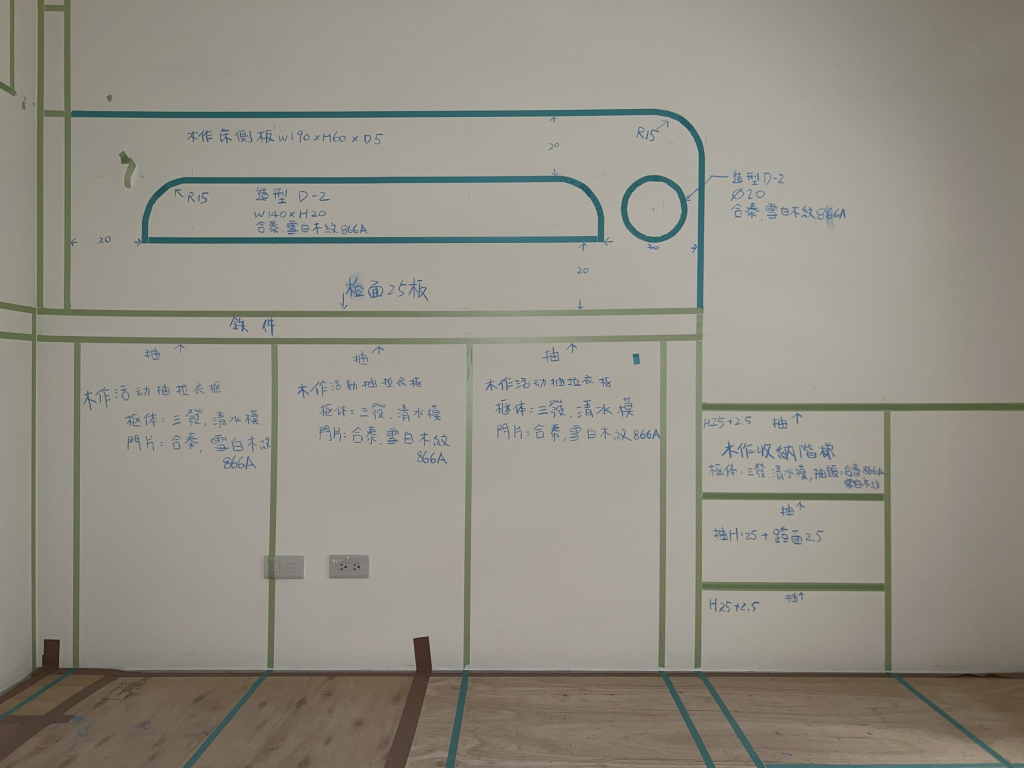
#> input picture 1.jpg, 2048 x 1536 px (shown at 1/2 size); its folder holds only this picture in this run
$ python -i imageio.py   (imports and definitions only)
#> lines starting #> are read from the running program, lines starting #| are printed output that depends on the picture
"""讀寫影像。內部一律為 float32 RGB [0,1]。
JPG/TIFF 為「已編碼」（有相機曲線）；CR3 經 rawpy 為線性，載入後以 sRGB 編碼，
讓後續校準流程一致（校準曲線會自動退化為近似 sRGB 解碼）。
Windows 中文路徑：用 np.fromfile / tofile，不直接用 cv2.imread。"""
from __future__ import annotations
from pathlib import Path
import numpy as np
import cv2

RAW_EXT = {".cr3", ".cr2", ".nef", ".arw", ".dng", ".raf", ".orf", ".rw2"}
IMG_EXT = {".jpg", ".jpeg", ".tif", ".tiff", ".png"} | RAW_EXT


def srgb_to_linear(v: np.ndarray) -> np.ndarray:
    v = np.clip(v, 0, None)
    return np.where(v <= 0.04045, v / 12.92, ((v + 0.055) / 1.055) ** 2.4).astype(np.float32)


def linear_to_srgb(x: np.ndarray) -> np.ndarray:
    x = np.clip(x, 0, None)
    return np.where(x <= 0.0031308, x * 12.92, 1.055 * np.power(x, 1 / 2.4) - 0.055).astype(np.float32)


def luma(rgb: np.ndarray) -> np.ndarray:
    rgb = rgb.astype(np.float32)
    return rgb[..., 0] * 0.2126 + rgb[..., 1] * 0.7152 + rgb[..., 2] * 0.0722


def list_images(folder: str | Path) -> list[Path]:
    return sorted(p for p in Path(folder).iterdir() if p.suffix.lower() in IMG_EXT)


def _read_raw(path: Path) -> np.ndarray:
    import rawpy
    with rawpy.imread(str(path)) as raw:
        rgb = raw.postprocess(use_camera_wb=True, no_auto_bright=True, output_bps=16,
                              gamma=(1, 1), output_color=rawpy.ColorSpace.sRGB)
    return linear_to_srgb(rgb.astype(np.float32) / 65535.0)


def load_image(path: str | Path, max_side: int | None = None) -> np.ndarray:
#> called with path = '../1.jpg'
    path = Path(path)
    if path.suffix.lower() in RAW_EXT:
        rgb = _read_raw(path)
    else:
        buf = np.fromfile(str(path), dtype=np.uint8)
        bgr = cv2.imdecode(buf, cv2.IMREAD_UNCHANGED | cv2.IMREAD_ANYDEPTH)
#> bgr is the input picture: shape (1536, 2048, 3); mean B, G, R 132, 142.8, 146.4
        if bgr is None:
            raise IOError(f"無法讀取：{path}")
        if bgr.ndim == 2:
            bgr = cv2.cvtColor(bgr, cv2.COLOR_GRAY2BGR)
        bgr = bgr[..., :3]
        scale = 65535.0 if bgr.dtype == np.uint16 else 255.0
#> scale = 255
        rgb = cv2.cvtColor(bgr, cv2.COLOR_BGR2RGB).astype(np.float32) / scale
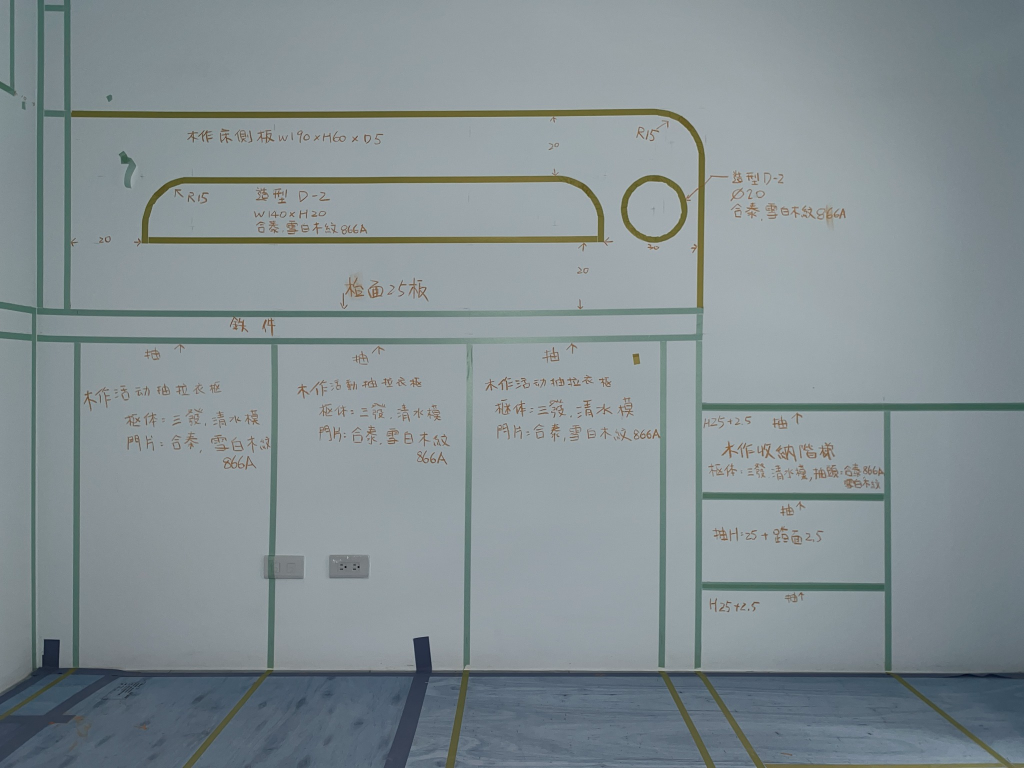
#> rgb: shape (1536, 2048, 3) float32 (shown at 1/2 size); mean B, G, R 0.571, 0.56, 0.521
    if max_side and max(rgb.shape[:2]) > max_side:
        rgb = resize_max(rgb, max_side)
    return rgb


def resize_max(rgb: np.ndarray, max_side: int) -> np.ndarray:
    h, w = rgb.shape[:2]
    s = max_side / max(h, w)
    if s >= 1:
        return rgb
    return cv2.resize(rgb, (round(w * s), round(h * s)), interpolation=cv2.INTER_AREA)


def save_jpg(path: str | Path, rgb: np.ndarray, quality: int = 95) -> None:
    bgr = cv2.cvtColor((np.clip(rgb, 0, 1) * 255 + 0.5).astype(np.uint8), cv2.COLOR_RGB2BGR)
    ok, buf = cv2.imencode(".jpg", bgr, [cv2.IMWRITE_JPEG_QUALITY, quality])
    if not ok:
        raise IOError(f"JPG 編碼失敗：{path}")
    buf.tofile(str(path))


def save_tiff16(path: str | Path, rgb: np.ndarray) -> None:
    bgr = cv2.cvtColor((np.clip(rgb, 0, 1) * 65535 + 0.5).astype(np.uint16), cv2.COLOR_RGB2BGR)
    ok, buf = cv2.imencode(".tif", bgr)
    if not ok:
        raise IOError(f"TIFF 編碼失敗：{path}")
    buf.tofile(str(path))

>>> result = load_image('../1.jpg')

$ run again, on 4.jpg
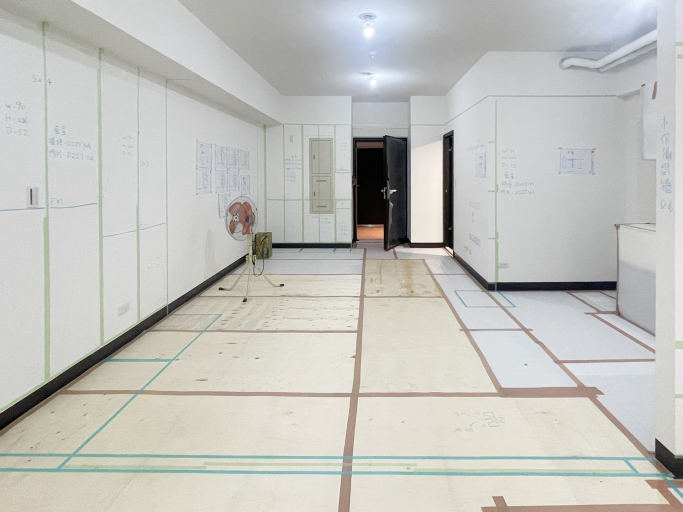
#> input picture 4.jpg, 1365 x 1024 px (shown at 1/2 size)
#> in load_image, bgr is the input picture: shape (1024, 1365, 3); mean B, G, R 189.1, 193.9, 193.9
#> in load_image, `rgb = cv2.cvtColor(bgr, cv2.COLOR_BGR2RGB).astype(np.float32) / scale`:
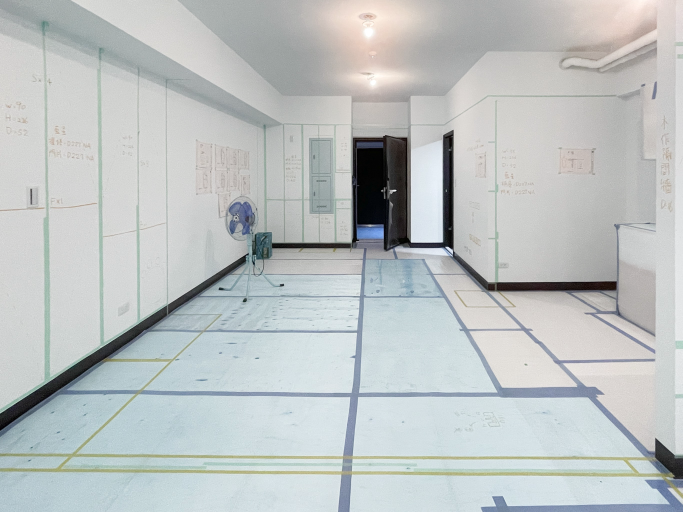
#> rgb: shape (1024, 1365, 3) float32 (shown at 1/2 size); mean B, G, R 0.758, 0.759, 0.74

$ run again, on 5.jpg
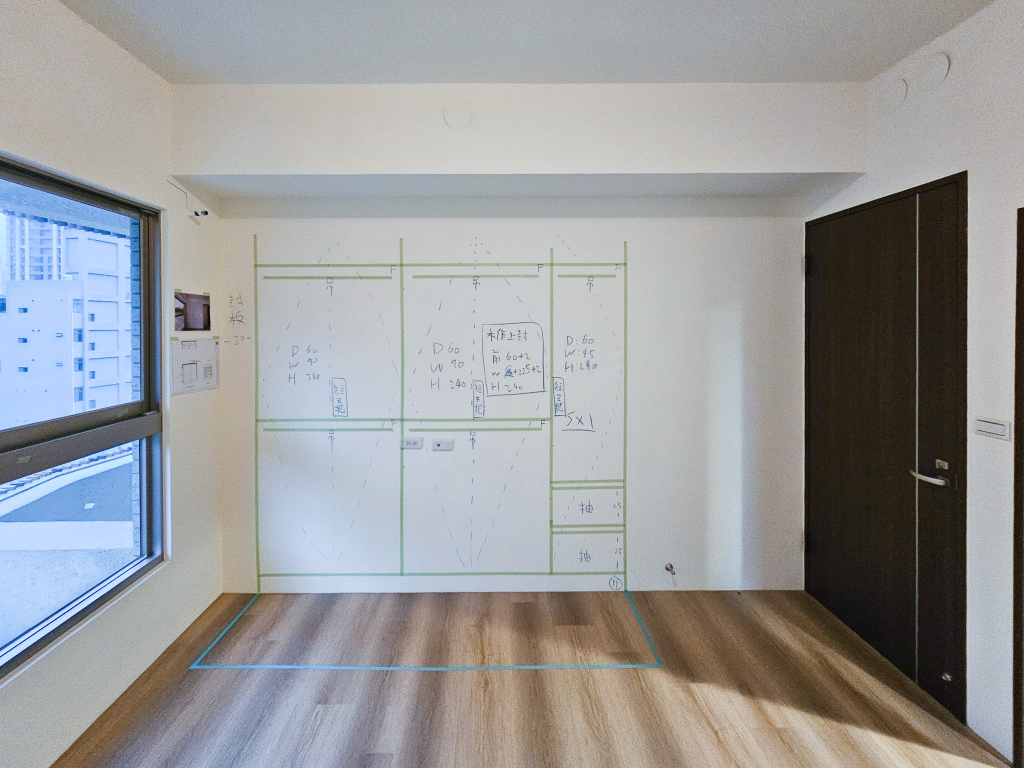
#> input picture 5.jpg, 2048 x 1536 px (shown at 1/2 size)
#> in load_image, bgr is the input picture: shape (1536, 2048, 3); mean B, G, R 155.5, 154.5, 153.7
#> in load_image, `rgb = cv2.cvtColor(bgr, cv2.COLOR_BGR2RGB).astype(np.float32) / scale`:
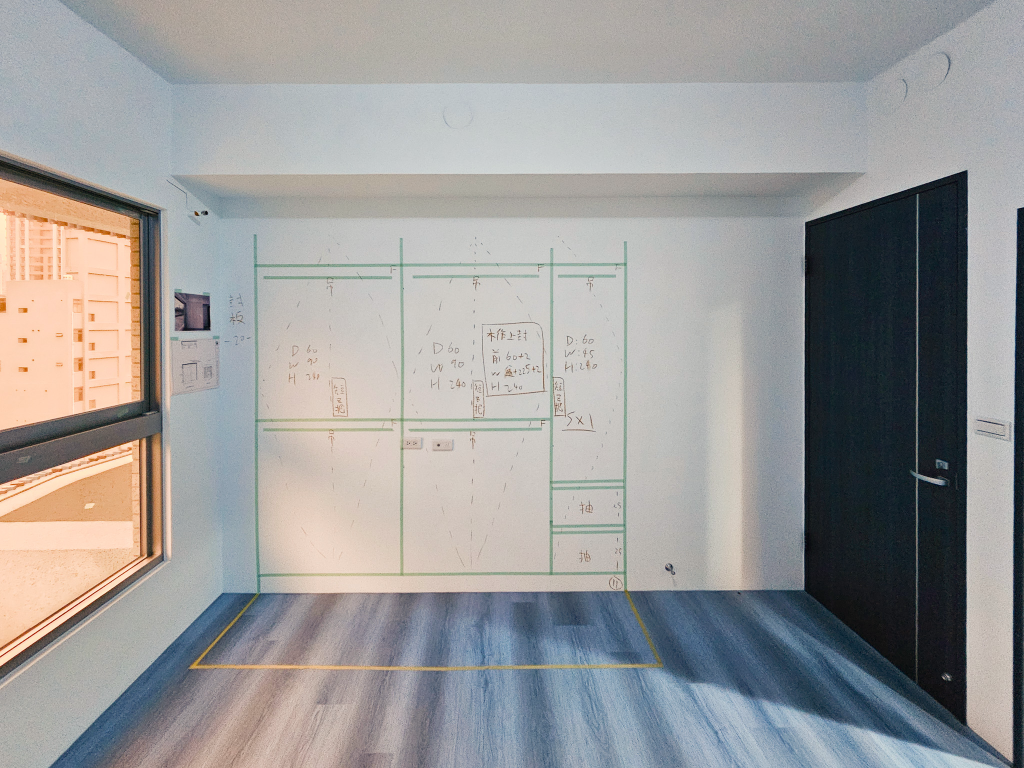
#> rgb: shape (1536, 2048, 3) float32 (shown at 1/2 size); mean B, G, R 0.602, 0.605, 0.611
